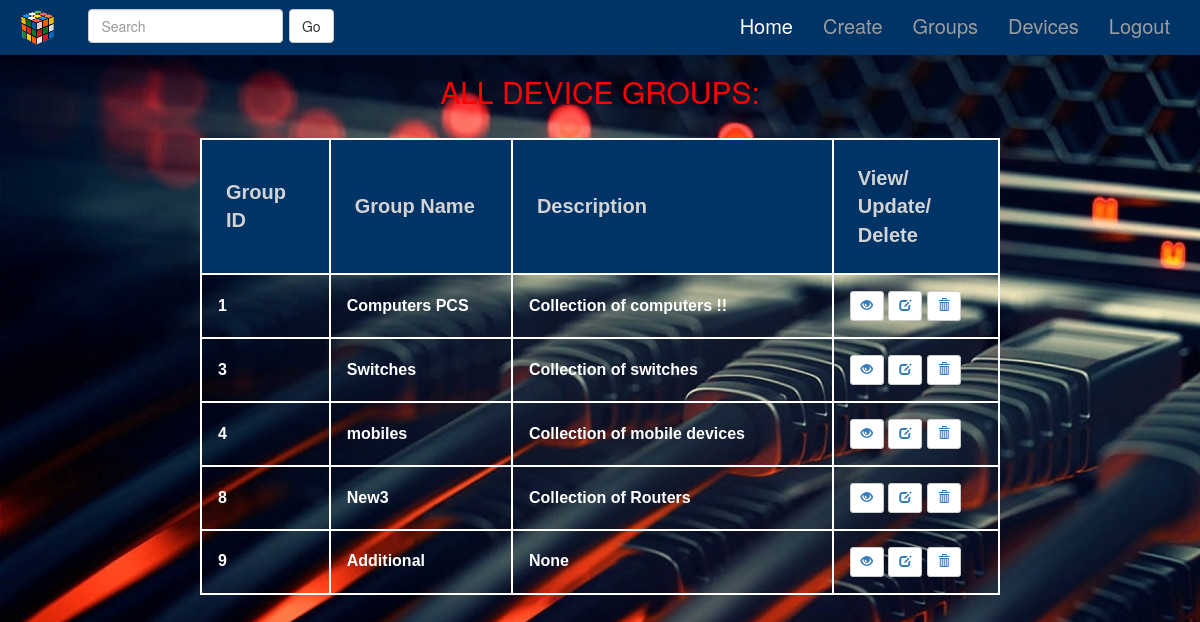
/Inventory/groups/, run on the app's committed database.
### Inventory/models.py (models this page shows, shortened)
class DeviceGroup(models.Model):
    groupname = models.CharField(max_length=20, unique=True)
    description = models.CharField(max_length=200, blank=True, null=True)
    class Meta:
        verbose_name_plural = 'devicegroups'

### Inventory/views.py (the view)
# urls.py: path('groups/', views.IndexView.as_view(), name="index"),
class IndexView(generic.ListView):
    template_name = "Inventory/index.html"
    def get_queryset(self):
        return DeviceGroup.objects.all()

### Inventory/templates/Inventory/index.html (shortened to what this page needs)
{% extends 'Inventory/base.html' %}
{% block body %}
    <h2> ALL DEVICE GROUPS: </h2><br>
    <table>
    	<tr>
    		<th>Group ID</th>
    		<th>Group Name</th>
    		<th>Description</th>
			<th>View/<br>Update/<br>Delete</th>
    	</tr>
            {% for group in object_list %}
            	<tr>
            		<td> {{ group.id }} </td>
                	<td> {{ group.groupname }}</td>
                	<td> {{ group.description }} </td>
                	<td>
						<button type="submit" class="btn btn-default btn-sm">
							<a href="{% url 'detail' group.id %}">
							<span class="glyphicon glyphicon-eye-open ">  </span></a>
						</button>
						<button type="submit" class="btn btn-default btn-sm">
							<a href="{% url 'update-group' group.id %}">
							<span class="glyphicon glyphicon-edit">  </span></a>
						</button>
						<button type="submit" class="btn btn-default btn-sm">
							<a href="{% url 'delete-group' group.id %}">
							<span class="glyphicon glyphicon-trash">  </span></a>
						</button>
					</td>
                </tr>
            {% endfor %}
    </table>
{% endblock %}

### Inventory/static/Inventory/style.css (style rules this page uses)
body { background: white url('images/Networking-background.jpg'); color: blue; margin:0; border: 0; }
h2 { text-align: center; color: red; }
table, th, td { border: 2px solid white; color: white; padding: 2% 2%; font-size: 16px; }
th { background-color: rgb(0, 51, 102); color: lightgrey; font-size: 20px; padding: 3% 3%; }
table { margin-right: auto; margin-left: auto; width: 800px; font-size: 16px; font-weight: bold; font-family: Arial; align-items: center; }
a { align: center; }

### data on the page
DeviceGroup: id "1", groupname "Computers PCS", description "Collection of computers !!"
DeviceGroup: id "3", groupname "Switches", description "Collection of switches"
DeviceGroup: id "4", groupname "mobiles", description "Collection of mobile devices"
DeviceGroup: id "8", groupname "New3", description "Collection of Routers"
DeviceGroup: id "9", groupname "Additional", description "None"
